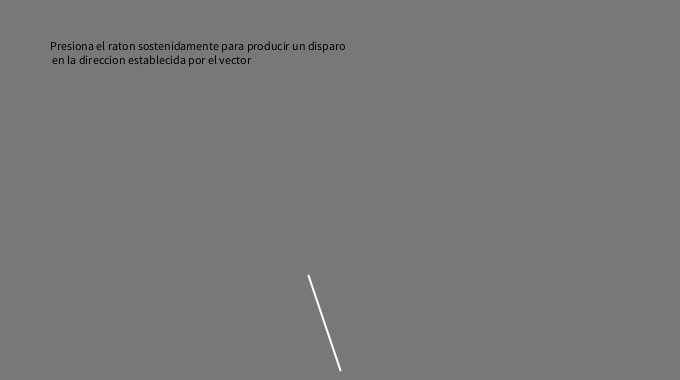
Frame 1 (no input)
Frame 60 (the mouse pressed at the canvas centre just before this capture): identical to frame 1, image omitted
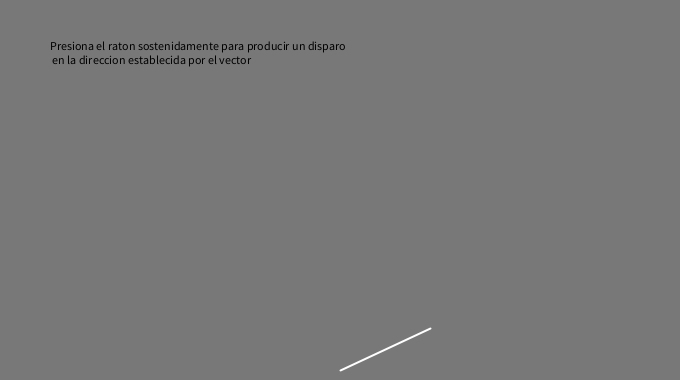
Frame 120 (the mouse held since frame 60 and released just before this capture)

The Processing sketch that drew these frames (run headless with seeded random() and noise(); from frame 60 on, the mouse is pressed at the canvas centre):

// Processing sketch: processing_150692
// ── processing_150692.pde


/*************************

Alumno: Ignacio Dolz Monzó
Ejercicio:buble-shooter’ sencillo, lanzador de pelotas mediante la interaccion del raton.
Asignatura: simulacion. (Parte matematica)
Centro: Universidad de valencia Ingeniería multimedia

************************/

  PVector mouse= new PVector(mouseX,mouseY);
  boolean disparo=false;//condicion de disparo
  PVector aux= new PVector(0,0);
  float balaX=0.0;//posicion de la bala en X
  float balaY=0.0;//posicion de la bala en Y
  float vel=0.0001;
  
void setup(){
size(680,380);  
smooth();

}

void draw(){
  background(120);
  fill(0);
   text("Presiona el raton sostenidamente para producir un disparo \n en la direccion establecida por el vector ",50, 50);
  PVector centro=new PVector(100,300); //Vector de movimiento del brazo
  PVector mouse= new PVector(mouseX,mouseY);//Vector raton para eventons de teclado 
  
  mouse.sub(centro); //Resta de vectores
  mouse.normalize();//normalizar el vector
  mouse.mult(100);//multiplicacion de vectores para hacer el brazo mas larco
  
  translate(width/2, 370); //trasladamos el brazo a la parte inferior centrado
  stroke(255);
  strokeWeight(2);
  line(0, 0, mouse.x, mouse.y);
  aux.set(mouse);
  


if( mousePressed){  //evento de teclado que cambia la condicion de disparo
    disparo=true;
    
  }
  if(disparo){
    
    balaX += vel+ aux.x/4; //desplazamiento de la bala en X
    balaY += vel+ aux.y/4;//desplazamiento de la bala en Y
    
      noStroke(); //color del borde
      //strokeWeight(2); //Grosor del borde
     fill(255,0,0);//Relleno de la esfera
    ellipse(balaX,balaY,30,30);
    disparo=false;
       
   } 
   
  else{ //volvemos a poner la bala en 0.0
  
   balaX=0.0;
   balaY=0.0;

  }

}
